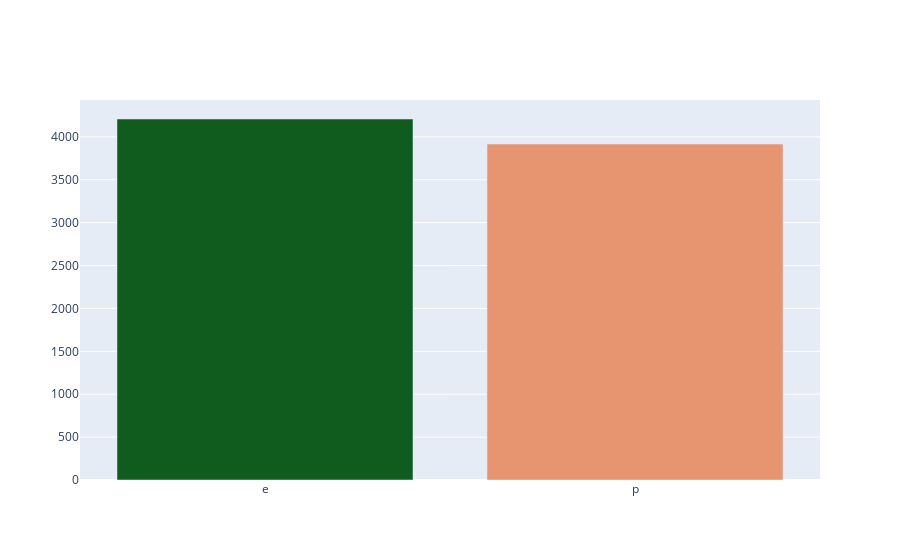

Source (notebook cell):
### Code cell
class_count = df["class"].value_counts()
data = [go.Bar(
    x = class_count.index,
    y = class_count.values,
    marker = dict(color = random_colors(3))
)]
py.iplot(data)

### Figure 1 — Plotly figure (JSON) as saved in the notebook; plotly's stock layout.template omitted (floating-point values rounded to 4 significant figures)
{"data": [{"marker": {"color": ["#105C1F", "#E79470", "#182EE2"]}, "type": "bar", "x": ["e", "p"], "y": [4208, 3916]}], "layout": {}}
